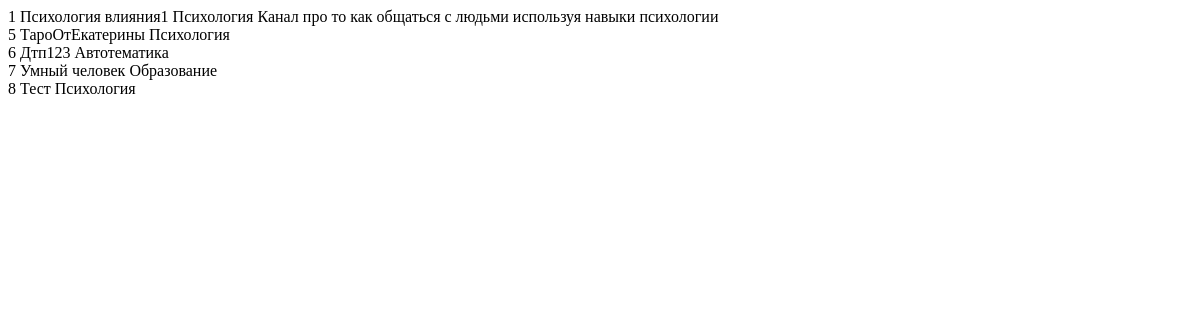
Before: / with the older database file.
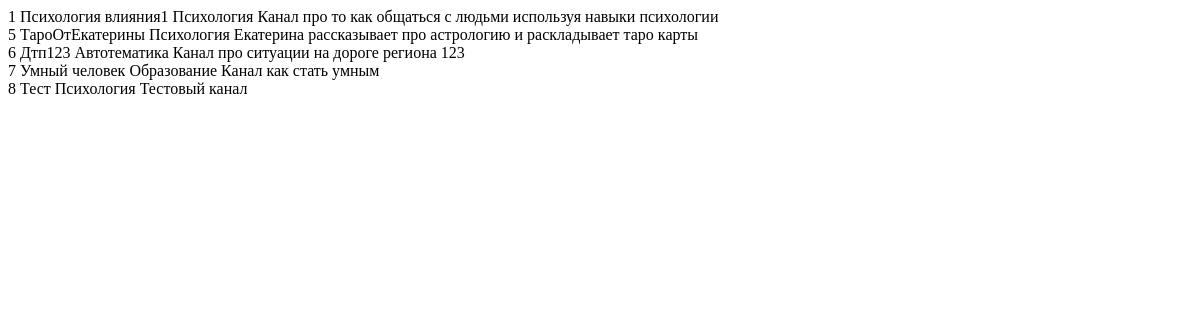
After: the same page with the newer database file.
### telegram/models.py (models this page shows, shortened)
class Channel(models.Model):
    name = models.TextField("Название")
    description = models.TextField("Описание")
    group = models.ForeignKey(Group, on_delete=models.CASCADE, null=True, blank=True, verbose_name="Группа")
    channel_type = models.ForeignKey(ChannelType, on_delete=models.CASCADE, null=True, blank=True, verbose_name="Тип канала")
    subscribers_count = models.PositiveIntegerField("Количество подписчиков", default=0)
    class Meta:
        verbose_name = "Канал"
        verbose_name_plural = "Каналы"

class Group(models.Model):
    name = models.TextField("Группа")
    class Meta:
        verbose_name = "Группа"
        verbose_name_plural = "Группы"
    def __str__(self):
        return self.name

### telegram/views.py (the view)
# urls.py: path('', views.ShowTelegramView.as_view()),
class ShowTelegramView(TemplateView):
    template_name = "telegrams/show_telegrams.html"
    def get_context_data(self, *args, **kwargs: Any) -> dict[str, Any]:
        context = super().get_context_data(**kwargs)
        context['telegram'] = Channel.objects.all()
        return context

### telegram/templates/telegrams/show_telegrams.html (shortened to what this page needs)
<!DOCTYPE html>
<html lang="en">
<head>
</head>
<body>
    {% for t in telegram %}
    {{t.id}} {{t.name}} {{t.group}} {{t.description}}<br>
    {% endfor %}
</body>
</html>

Changed rows visible on the page:
changed Channel "ТароОтЕкатерины": description (not shown) → "Екатерина рассказывает про астрологию и раскладывает таро карты"
changed Channel "Дтп123": description (not shown) → "Канал про ситуации на дороге региона 123"
changed Channel "Умный человек": description (not shown) → "Канал как стать умным"
changed Channel "Тест": description (not shown) → "Тестовый канал"
